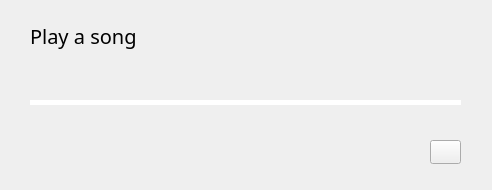
<?xml version="1.0" encoding="UTF-8"?>
<ui version="4.0">
 <class>melodify</class>
 <widget class="QMainWindow" name="melodify">
  <property name="geometry">
   <rect>
    <x>0</x>
    <y>0</y>
    <width>492</width>
    <height>190</height>
   </rect>
  </property>
  <property name="font">
   <font>
    <family>SF Pro</family>
   </font>
  </property>
  <property name="windowTitle">
   <string>Melodify</string>
  </property>
  <property name="windowIcon">
   <iconset theme="QIcon::ThemeIcon::AudioCard"/>
  </property>
  <property name="autoFillBackground">
   <bool>false</bool>
  </property>
  <property name="styleSheet">
   <string notr="true"/>
  </property>
  <widget class="QWidget" name="centralwidget">
   <widget class="QLabel" name="title_label">
    <property name="geometry">
     <rect>
      <x>30</x>
      <y>20</y>
      <width>431</width>
      <height>31</height>
     </rect>
    </property>
    <property name="font">
     <font>
      <family>SF Pro</family>
      <pointsize>15</pointsize>
     </font>
    </property>
    <property name="text">
     <string>Play a song</string>
    </property>
   </widget>
   <widget class="QPushButton" name="play_button">
    <property name="geometry">
     <rect>
      <x>220</x>
      <y>125</y>
      <width>51</width>
      <height>51</height>
     </rect>
    </property>
    <property name="autoFillBackground">
     <bool>false</bool>
    </property>
    <property name="styleSheet">
     <string notr="true">QPushButton {
    background-color: transparent;
    border: none;
}
</string>
    </property>
    <property name="text">
     <string/>
    </property>
    <property name="icon">
     <iconset>
      <normaloff>graphics/play_button.png</normaloff>graphics/play_button.png</iconset>
    </property>
    <property name="iconSize">
     <size>
      <width>60</width>
      <height>60</height>
     </size>
    </property>
   </widget>
   <widget class="QPushButton" name="next_button">
    <property name="geometry">
     <rect>
      <x>290</x>
      <y>130</y>
      <width>41</width>
      <height>41</height>
     </rect>
    </property>
    <property name="styleSheet">
     <string notr="true">QPushButton {
    background-color: transparent;
    border: none;
}</string>
    </property>
    <property name="text">
     <string/>
    </property>
    <property name="icon">
     <iconset>
      <normaloff>graphics/next_button.png</normaloff>graphics/next_button.png</iconset>
    </property>
    <property name="iconSize">
     <size>
      <width>60</width>
      <height>60</height>
     </size>
    </property>
   </widget>
   <widget class="QPushButton" name="prev_button">
    <property name="geometry">
     <rect>
      <x>160</x>
      <y>130</y>
      <width>41</width>
      <height>41</height>
     </rect>
    </property>
    <property name="styleSheet">
     <string notr="true">QPushButton {
    background-color: transparent;
    border: none;
}</string>
    </property>
    <property name="text">
     <string/>
    </property>
    <property name="icon">
     <iconset>
      <normaloff>graphics/previous_button.png</normaloff>graphics/previous_button.png</iconset>
    </property>
    <property name="iconSize">
     <size>
      <width>60</width>
      <height>60</height>
     </size>
    </property>
   </widget>
   <widget class="QProgressBar" name="progress_bar">
    <property name="geometry">
     <rect>
      <x>30</x>
      <y>100</y>
      <width>431</width>
      <height>5</height>
     </rect>
    </property>
    <property name="font">
     <font>
      <family>SF Pro</family>
      <strikeout>false</strikeout>
      <fontweight>Light</fontweight>
     </font>
    </property>
    <property name="autoFillBackground">
     <bool>false</bool>
    </property>
    <property name="styleSheet">
     <string notr="true">QProgressBar {
    border-radius: 5px;
    text-align: center;
    height: 10px; /* Increased the height to 20px */
}

QProgressBar::chunk {
    background-color: white;;
    border-radius: 5px;
}</string>
    </property>
    <property name="value">
     <number>0</number>
    </property>
    <property name="alignment">
     <set>Qt::AlignmentFlag::AlignLeading|Qt::AlignmentFlag::AlignLeft|Qt::AlignmentFlag::AlignVCenter</set>
    </property>
    <property name="textVisible">
     <bool>false</bool>
    </property>
    <property name="orientation">
     <enum>Qt::Orientation::Horizontal</enum>
    </property>
    <property name="invertedAppearance">
     <bool>false</bool>
    </property>
    <property name="format">
     <string>%p%</string>
    </property>
   </widget>
   <widget class="QPushButton" name="file_button">
    <property name="geometry">
     <rect>
      <x>430</x>
      <y>140</y>
      <width>31</width>
      <height>24</height>
     </rect>
    </property>
    <property name="text">
     <string/>
    </property>
    <property name="icon">
     <iconset theme="QIcon::ThemeIcon::ListAdd"/>
    </property>
   </widget>
  </widget>
 </widget>
 <resources/>
 <connections/>
</ui>
